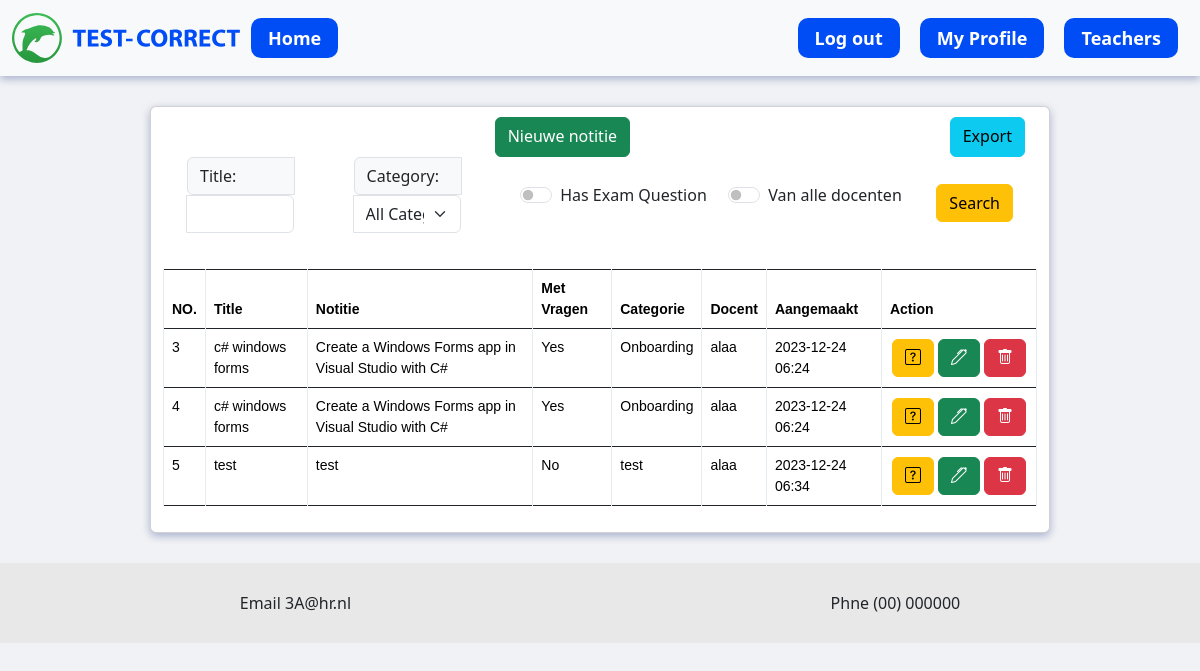
Page / (signed in) on the committed database.
### tables this page shows
CREATE TABLE questions (
            questions_id INTEGER PRIMARY KEY AUTOINCREMENT,
            note_id INTEGER NOT NULL,
            exam_question TEXT NOT NULL,            
            date_created DATETIME DEFAULT CURRENT_TIMESTAMP,            
            FOREIGN KEY (note_id) REFERENCES notes (note_id));

CREATE TABLE notes (
            note_id INTEGER PRIMARY KEY AUTOINCREMENT,
            title TEXT NOT NULL,
            note_source TEXT NOT NULL,
            is_public INTEGER NOT NULL DEFAULT 1,
            teacher_id INTEGER NOT NULL,
            category_id INTEGER NOT NULL,
            note TEXT NOT NULL,
            date_created DATETIME DEFAULT CURRENT_TIMESTAMP,            
            FOREIGN KEY (teacher_id) REFERENCES teachers (teacher_id),
            FOREIGN KEY (category_id) REFERENCES categories (category_id));

CREATE TABLE categories (
            category_id INTEGER PRIMARY KEY AUTOINCREMENT,
            omschrijving TEXT NOT NULL,
            date_created DATETIME DEFAULT CURRENT_TIMESTAMP);

CREATE TABLE teachers (
            teacher_id INTEGER PRIMARY KEY AUTOINCREMENT,
            display_name TEXT NOT NULL,
            username TEXT NOT NULL,
            teacher_password TEXT NOT NULL,
            date_created DATETIME DEFAULT CURRENT_TIMESTAMP,
            is_admin INTEGER NOT NULL DEFAULT 0);

### app.py (the view)
@app.route('/')
def index():
    print('login_url')
    is_logged_in = 'username' in session
    notes =  get_all_notes()  if  is_logged_in else  []
    categories= get_all_categories()
    category_names = [category['omschrijving'] for category in categories]
    is_admin = session["is_admin"] if is_logged_in else False
    user_id = session["user_id"] if  is_logged_in  else None
    return render_template('index.html',newData=['name1','name2'],user_id=user_id if not None else None,is_admin=is_admin , is_logged_in=is_logged_in,data=notes,categories=category_names)

### controllers/notes_controllers.py (called while the page is built)
def get_all_notes():
    notes_db = NotesDatabase()
    return notes_db.get_all()

def get_all_categories():
    notes_db = NotesDatabase()
    return notes_db.get_all_categories()

### models/notes_model.py (called while the page is built)
    def _connect(self):
        return sqlite3.connect(self.db_path)

    def get_all(self):
        conn = self._connect()
        conn.row_factory = sqlite3.Row
        cursor = conn.cursor()
        cursor.execute("""
           SELECT notes.*,
                   categories.omschrijving AS category,
                   teachers.display_name AS teacher_name,
                   questions.exam_question
            FROM notes
            JOIN categories ON notes.category_id = categories.category_id
            JOIN teachers ON notes.teacher_id = teachers.teacher_id
            LEFT JOIN questions ON notes.note_id = questions.note_id
        """)
        notes_with_category = cursor.fetchall()
        conn.close()
        notes_with_category_as_dicts = [dict(row) for row in notes_with_category]
        return notes_with_category_as_dicts

    def get_all_categories(self):
        conn = self._connect()
        conn.row_factory = sqlite3.Row
        cursor = conn.cursor()
        cursor.execute("SELECT * FROM categories")
        categories = cursor.fetchall()
        conn.close()
        categories_as_dicts = [dict(row) for row in categories]
        return categories_as_dicts

### templates/index.html (shortened to what this page needs)
<!DOCTYPE html>
<html lang="en">
<head>
    <link rel="stylesheet" href="{{ url_for('static', filename='styles/global.css') }}">
    <link href="https://cdn.jsdelivr.net/npm/bootstrap@5.3.2/dist/css/bootstrap.min.css" rel="stylesheet">
    <link rel="stylesheet" href="https://cdn.jsdelivr.net/npm/bootstrap-icons@1.3.0/font/bootstrap-icons.css">
</head>
<body>
    {% include 'header.html' %}
    {% if is_logged_in %}
    <div class="container-fluid">
    {% include 'notes.html' %}
    </div>
    {% else %}
    <div>
        <h2>Please login or create new account</h2>
    </div>
    {% endif %}
    {% include 'footer.html' %}
</body>
</html>

### templates/notes.html (shortened to what this page needs)
<div class="card container notes-container">
    <div class="container notes-header">
        <a href="/notes/new" class="btn btn-success" style="height: 40px; margin-left: auto;">Nieuwe notitie</a>
        <a href="{{ url_for('notes.export_csv') }}" class="btn btn-info" style="height: 40px; margin-left: auto;">Export</a>
    </div>
    <div class="container-fluid">
        <form method="get" action="{{ url_for('index') }}">
            <div class="container filter-container">
                <div class="input-group mb-3">
                    <label for="is_public" class="input-group-text">Title:</label>
                    <input class="form-control" type="text" name="search_title" value="{{ request.args.get('search_title') if request.args.get('search_title') is not none else '' }}">
                </div>
                <div class="input-group mb-3">
                    <label for="category_filter" class="input-group-text">Category:</label>
                    <select name="category_filter" class="form-select">
                        <option value="">All Categories</option>
                    </select>
                </div>
                <div class="form-check form-switch mb-3 container">
                    <input type="checkbox" class="form-check-input" name="has_exam_question" {% if request.args.get('has_exam_question') %}checked{% endif %}>
                    <label for="has_exam_question" class="form-check-label">Has Exam Question</label>
                </div>
                <div class="form-check form-switch mb-3 container">
                    <input type="checkbox" class="form-check-input" name="is_public" {% if request.args.get('is_public') %}checked{% endif %}>
                    <label for="is_public" class="form-check-label">Van alle docenten</label>
                </div>
                <button class="btn btn-warning" type="submit" >Search</button>
            </div>
        </form>
    </div>
    <div class="table-container">
     <p >
        <table class="table table-bordered table-responsive">
            <thead>
                <tr>
                    <th>NO.</th>
                    <th>Title</th>
                    <th>Notitie</th>
                    <th>Met Vragen</th>
                    <th>Categorie</th>
                    <th>Docent</th>
                    <th>Aangemaakt</th>
                    <th>Action</th>
                </tr>
            </thead>
            <tbody>
                {% for item in data %}
                {% if (
                ((item.is_public and request.args.get('is_public') == 'on') or item.teacher_id == user_id) and
                (not request.args.get('search_title') or request.args.get('search_title').lower() in item.title.lower())
                and
                (not request.args.get('category_filter') or request.args.get('category_filter') == item.category) and
                (not request.args.get('has_exam_question') or (request.args.get('has_exam_question') == 'on' and
                item.exam_question is not none))
                ) %}
                <tr>
                    <td data-label="NO.">{{ loop.index0 + 1 }}</td>
                    <td data-label="Title">{{ item.title.lower() }}</td>
                    <td data-label="Notitie">{{ item.note }}</td>
                    <td data-label="Met Vragen">{% if item.exam_question is not none %}Yes{% else %}No{% endif %}</td>
                    <td data-label="Categorie">{{ item.category }}</td>
                    <td data-label="Docent">{{ item.teacher_name }}</td>
                    <td data-label="Aangemaakt">{{ item.date_created }}</td>
                    <td data-label="Action">
                        <div class="note-row-action">
                            <a class="btn btn-warning" data-note-id="{{ item.note_id }}" href="/notes/question/{{ item.note_id }}">
                                <i class="bi bi-question-square"></i>
                            </a>
                            {% if item.teacher_id == user_id or is_admin %}
                            <a class="btn btn-success" data-note-id="{{ item.note_id }}" href="/notes/edit/{{ item.note_id }}">
                                <i class="bi bi-pen"></i>
                            </a>
                            {% endif %}
                            {% if item.teacher_id == user_id or is_admin %}
                            <form method="DELETE" action="/notes/delete_note/{{item.note_id}}">
                                <a class="btn btn-danger" data-note-id="{{ item.note_id }}" href="/notes/delete_note/{{ item.note_id }}">
                                    <i class="bi bi-trash"></i>
                                </a>
                            </form>
                            {% endif %}
                        </div>
                    </td>
                </tr>
                {% endif %}
                {% endfor %}
            </tbody>
        </table>
     </p>
    </div>
</div>

### static/styles/global.css (style rules this page uses)
body { margin: 0px; padding: 0px; background-color: rgba(240, 242, 245, 1) !important; }
.input-group { display: inline-flex; flex-direction: column; justify-content: flex-end; transition: 0.15s ease-in-out; width: 100%; }
.card { background: #fff; box-shadow: 0 3px 8px 0 rgba(4, 31, 116, 0.3); }
.notes-container { width: 90%; margin: 30px auto; display: flex; flex-direction:column; align-items: center; padding: 10px; }
.notes-container table { margin-top: 20px; border: none; }
.notes-header { display: flex; width: 100%; align-items: center; }
.note-row-action { display: flex; align-items: center; }
.note-row-action .btn { display: flex; align-items: center; margin: 2px; }
.table-container { max-height: 60vh; overflow: auto; }
.filter-container { display: flex; align-items: center; justify-content: space-around; }
table { font-family: arial, sans-serif; width: 100%; font-size: 14px; border-collapse: collapse; }
table thead th { color: #000; background: transparent; padding: 15px; border: 1px solid #ebebec; font-weight: bold; }
table tr { background: #ffffff; }
table tr td { border: 1px solid #e6edf1; padding: 15px; }
@media (min-width: 576px) { .container, .container-sm { max-width: 900px!important; } }
.input-group .form-control { min-width: 65%!important; }
.input-group .form-select { min-width: 65%!important; }
.input-group-text { max-width: 65%!important; }

### rows in the picture
questions: title "c# windows forms", note "Create a Windows Forms app in Visual Studio with C#", shows "Yes", category "Onboarding", teacher_name "alaa", date_created "2023-12-24 06:24"
questions: title "c# windows forms", note "Create a Windows Forms app in Visual Studio with C#", shows "Yes", category "Onboarding", teacher_name "alaa", date_created "2023-12-24 06:24"
notes: title "test", note "test", shows "No", category "test", teacher_name "alaa", date_created "2023-12-24 06:34"
